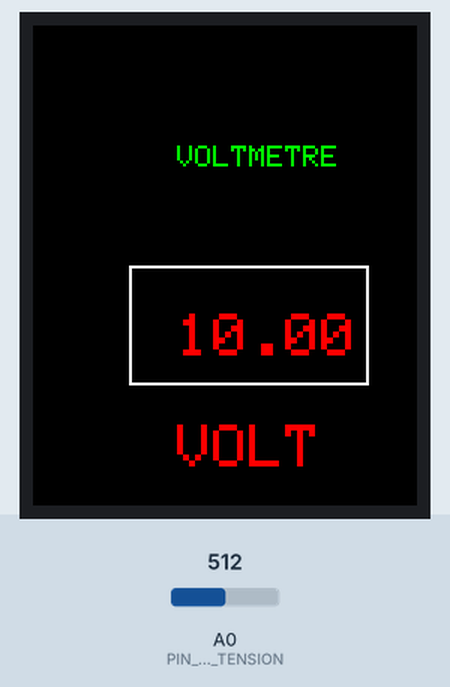
The sketch below on a simulated Arduino Uno, built with avr-gcc and run on an emulated ATmega328P. Parts: 128×160 colour display. Inputs (shaded band) come from the test bench; at power-on: A0 (PIN_MESURE_TENSION) = 512.

Above: at 3.3 s.
3.4 s: A0 (PIN_MESURE_TENSION) set to 716
At 4.5 s:
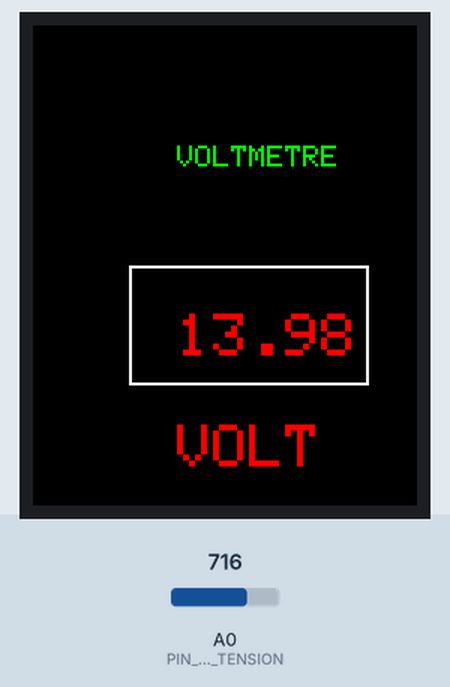
7.1 s: A0 (PIN_MESURE_TENSION) set to 900
At 7.5 s:
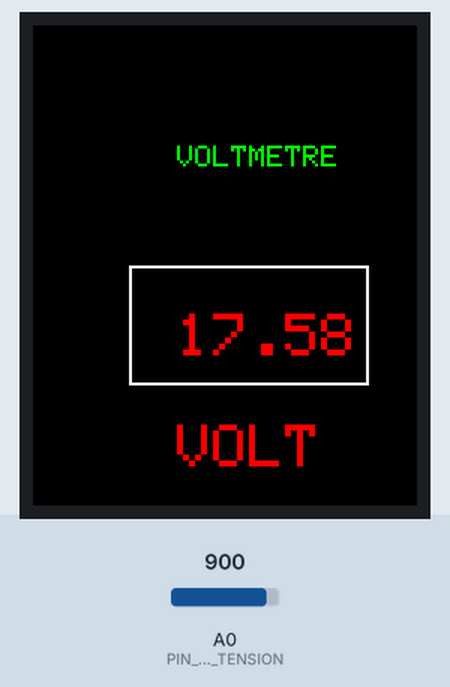
8.6 s: A0 (PIN_MESURE_TENSION) set to 1023
At 9.3 s:
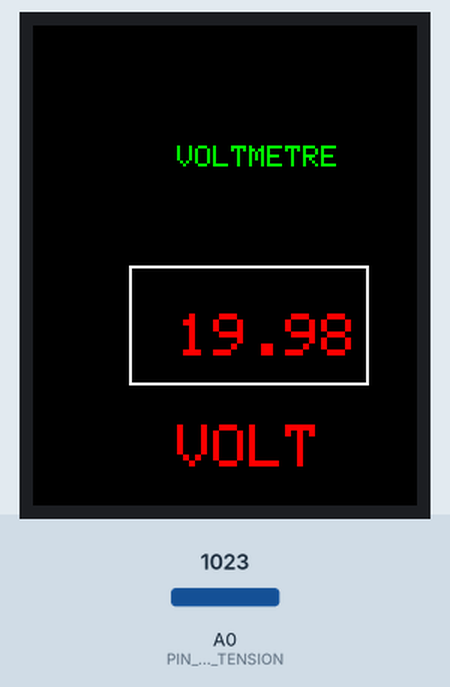
Timing chart, 0 to 11.6 s (numbered marks = the images above; inputs shaded):
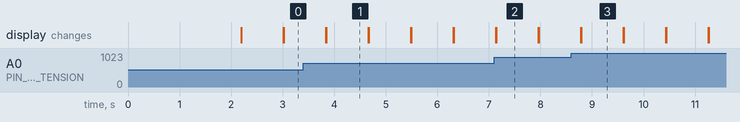

The sketch:

v5.ino
```cpp
#include <Adafruit_GFX.h>
#include <Adafruit_ST7735.h>
#include <Adafruit_ST77xx.h>
#include <SPI.h>

#define TFT_CS        10
#define TFT_RST        8
#define TFT_DC         9

#define PIN_MESURE_TENSION A0
#define R1 2000
#define R2 560

Adafruit_ST7735 tft = Adafruit_ST7735(TFT_CS, TFT_DC, TFT_RST);

float p = 3.1415926;


float calculVin(float tensionVOUT) {

  float tensionVIN;

  tensionVOUT = 5.0F / 1024.0F * tensionVOUT;
  tensionVIN = tensionVOUT * ((R1 + R2) / R2);

  return tensionVIN;
}


void interfaceVoltmetre(){

  tft.drawRect(tft.width()/2-tft.width()/4, tft.height()/2 , 80, 40, ST77XX_WHITE);
  tft.setCursor(tft.width()/2-tft.width()/8, tft.height()/4);
  tft.setTextColor(ST77XX_GREEN);
  tft.setTextSize(1);
  tft.print("VOLTMETRE");

  tft.setCursor(tft.width()/2-tft.width()/8, tft.height()/2 + tft.height()/3);
  tft.setTextColor(ST77XX_RED);
  tft.setTextSize(2);
  tft.print("VOLT");
}

void interfaceAccueil(){


  tft.fillScreen(ST77XX_BLUE);
  tft.setCursor(tft.width()/2-tft.width()/8, tft.height()/4);
  tft.setTextColor(ST77XX_BLACK);
  tft.setTextSize(2);
  tft.print("ORSYS");
  tft.drawPixel(0, 0, ST77XX_WHITE);

  delay(2000);
  tft.fillScreen(ST77XX_BLACK);


}

void setup() {

  Serial.begin(9600);
  pinMode(PIN_MESURE_TENSION, INPUT);
  tft.initR(INITR_BLACKTAB);

  interfaceAccueil();

}

void loop() {

  uint16_t mesureAnalogique = analogRead(PIN_MESURE_TENSION);
  tft.setCursor(tft.width()/2-tft.width()/8, tft.height()/2+tft.width()/8);
  tft.setTextSize(2);
  tft.print(calculVin(mesureAnalogique));

  interfaceVoltmetre();

  delay(800);
  tft.fillScreen(ST77XX_BLACK);

}
```

Measured:
- after the input at 3.4 s, the display: first differs from a run without the input after 0.44 s (image 1)
- after the input at 7.1 s, the display: first differs from a run without the input at once (image 2)
- after the input at 8.6 s, the display: first differs from a run without the input after 0.19 s (image 3)
- what the display in image 1 shows lasts 0.9 s, from 3.8 s to 4.7 s
